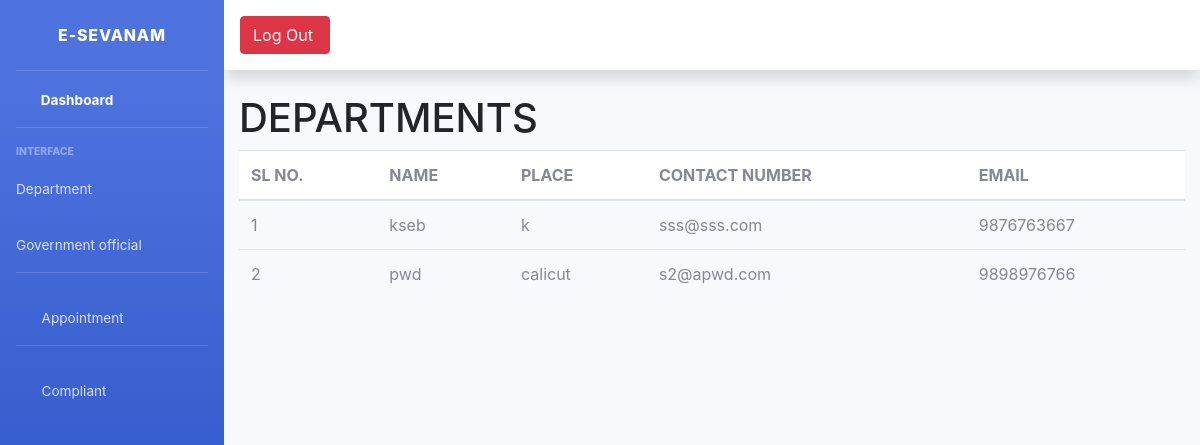
Screenshot of /dept_view with the database file from the repository.
### manageapp1/models.py (models this page shows, shortened)
class Department(models.Model):
    name= models.CharField(max_length=200)
    place= models.CharField(max_length=200)
    contact_number= models.CharField(max_length=100)
    email= models.EmailField()

### manageapp1/admin_views.py (the view)
# urls.py: path('dept_view',admin_views.dept_view,name='dept_view'),
def dept_view(request):
    data = Department.objects.all()
    return render(request, 'depttable.html', {'data': data})

### templates/depttable.html (shortened to what this page needs)
<!DOCTYPE html>
{% extends 'base.html' %}
{% block content %}
<html lang="en">
<head>
   <h1>DEPARTMENTS</h1>
 <head>
    <link rel="stylesheet" href="https://stackpath.bootstrapcdn.com/bootstrap/4.1.3/css/bootstrap.min.css">
    <table class="table">
  <thead class="table table-striped">
    <tr>
      <th scope="col">SL NO.</th>
      <th scope="col">NAME</th>
      <th scope="col">PLACE</th>
      <th scope="col">CONTACT NUMBER</th>
      <th scope="col">EMAIL</th>
    </tr>
  </thead>
  <tbody>
  {% for i in data %}
    <tr>
        <td>{{forloop.counter}}</td>
        <td>{{i.name}}</td>
        <td>{{i.place}}</td>
        <td>{{i.email}}</td>
        <td>{{i.contact_number}}</td>
  {% endfor %}
    </tr>
  </tbody>
</head>
<body>
{% endblock %}

### rows the page displays
Department: name "kseb", place "k", email "sss@sss.com", contact_number "9876763667"
Department: name "pwd", place "calicut", email "s2@apwd.com", contact_number "9898976766"
